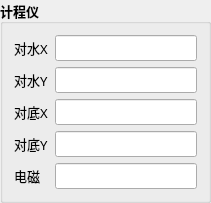
         <widget class="QGroupBox" name="groupBox_14">
          <property name="font">
           <font>
            <family>微软雅黑</family>
            <pointsize>10</pointsize>
            <weight>75</weight>
            <bold>true</bold>
           </font>
          </property>
          <property name="title">
           <string>计程仪</string>
          </property>
          <layout class="QGridLayout" name="gridLayout_13">
           <item row="0" column="0">
            <widget class="QLabel" name="label_63">
             <property name="maximumSize">
              <size>
               <width>60</width>
               <height>16777215</height>
              </size>
             </property>
             <property name="font">
              <font>
               <family>微软雅黑</family>
               <pointsize>10</pointsize>
               <weight>50</weight>
               <bold>false</bold>
              </font>
             </property>
             <property name="text">
              <string>对水X</string>
             </property>
            </widget>
           </item>
           <item row="4" column="0">
            <widget class="QLabel" name="label_67">
             <property name="maximumSize">
              <size>
               <width>60</width>
               <height>16777215</height>
              </size>
             </property>
             <property name="font">
              <font>
               <family>微软雅黑</family>
               <pointsize>10</pointsize>
               <weight>50</weight>
               <bold>false</bold>
              </font>
             </property>
             <property name="text">
              <string>电磁</string>
             </property>
            </widget>
           </item>
           <item row="2" column="1">
            <widget class="QLineEdit" name="lineEdit_43">
             <property name="font">
              <font>
               <family>微软雅黑</family>
               <pointsize>10</pointsize>
               <weight>75</weight>
               <bold>true</bold>
              </font>
             </property>
             <property name="readOnly">
              <bool>true</bool>
             </property>
            </widget>
           </item>
           <item row="2" column="0">
            <widget class="QLabel" name="label_65">
             <property name="maximumSize">
              <size>
               <width>60</width>
               <height>16777215</height>
              </size>
             </property>
             <property name="font">
              <font>
               <family>微软雅黑</family>
               <pointsize>10</pointsize>
               <weight>50</weight>
               <bold>false</bold>
              </font>
             </property>
             <property name="text">
              <string>对底X</string>
             </property>
            </widget>
           </item>
           <item row="1" column="0">
            <widget class="QLabel" name="label_64">
             <property name="maximumSize">
              <size>
               <width>60</width>
               <height>16777215</height>
              </size>
             </property>
             <property name="font">
              <font>
               <family>微软雅黑</family>
               <pointsize>10</pointsize>
               <weight>50</weight>
               <bold>false</bold>
              </font>
             </property>
             <property name="text">
              <string>对水Y</string>
             </property>
            </widget>
           </item>
           <item row="3" column="0">
            <widget class="QLabel" name="label_66">
             <property name="maximumSize">
              <size>
               <width>60</width>
               <height>16777215</height>
              </size>
             </property>
             <property name="font">
              <font>
               <family>微软雅黑</family>
               <pointsize>10</pointsize>
               <weight>50</weight>
               <bold>false</bold>
              </font>
             </property>
             <property name="text">
              <string>对底Y</string>
             </property>
            </widget>
           </item>
           <item row="3" column="1">
            <widget class="QLineEdit" name="lineEdit_44">
             <property name="font">
              <font>
               <family>微软雅黑</family>
               <pointsize>10</pointsize>
               <weight>75</weight>
               <bold>true</bold>
              </font>
             </property>
             <property name="readOnly">
              <bool>true</bool>
             </property>
            </widget>
           </item>
           <item row="0" column="1">
            <widget class="QLineEdit" name="lineEdit_41">
             <property name="font">
              <font>
               <family>微软雅黑</family>
               <pointsize>10</pointsize>
               <weight>75</weight>
               <bold>true</bold>
              </font>
             </property>
             <property name="readOnly">
              <bool>true</bool>
             </property>
            </widget>
           </item>
           <item row="1" column="1">
            <widget class="QLineEdit" name="lineEdit_42">
             <property name="font">
              <font>
               <family>微软雅黑</family>
               <pointsize>10</pointsize>
               <weight>75</weight>
               <bold>true</bold>
              </font>
             </property>
             <property name="readOnly">
              <bool>true</bool>
             </property>
            </widget>
           </item>
           <item row="4" column="1">
            <widget class="QLineEdit" name="lineEdit_49">
             <property name="font">
              <font>
               <family>微软雅黑</family>
               <pointsize>10</pointsize>
               <weight>75</weight>
               <bold>true</bold>
              </font>
             </property>
             <property name="readOnly">
              <bool>true</bool>
             </property>
            </widget>
           </item>
          </layout>
         </widget>
